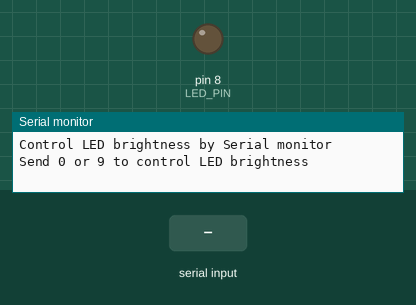
Simulated run of this sketch. Board: Arduino Uno, built with avr-gcc and run on an emulated ATmega328P. On the bench: output pins drawn as LEDs (lit = HIGH), the last lines printed to the serial monitor. The inputs (shaded band) are chosen by the test bench.

Above: at 1.2 s.
1.3 s: "2" received over Serial
At 2.4 s:
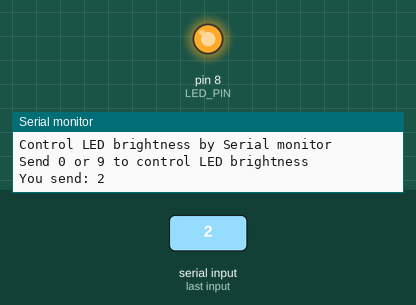
2.8 s: "0" received over Serial
At 3.5 s:
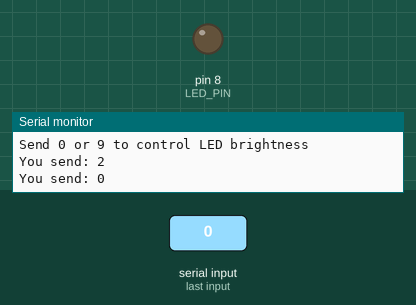
4.3 s: "3" received over Serial
At 4.7 s:
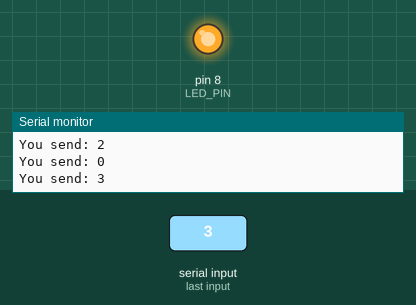
Timing chart, 0 to 7.3 s (numbered marks = the images above; inputs shaded):
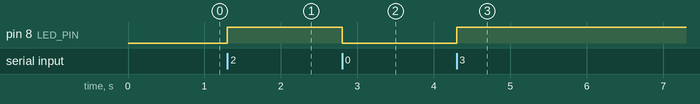

Measured:
- after the input at 1.3 s, pin 8 (LED_PIN): LOW → HIGH at once
- after the input at 2.8 s, pin 8 (LED_PIN): HIGH → LOW at once
- after the input at 4.3 s, pin 8 (LED_PIN): LOW → HIGH at once

The sketch:

control_brigthness_with_serial_monitor.ino
```cpp
int LED_PIN = 8;

void setup() {
  Serial.begin(9600);
  pinMode(LED_PIN,OUTPUT);
  //analogWrite(pin, value);
  //pin: 3, 5, 6, 9, 10, 11
  //value: 0 (always off) - 255 (always on)
  analogWrite(LED_PIN, 127); // middle value
  Serial.println("Control LED brightness by Serial monitor");
  Serial.println("Send 0 or 9 to control LED brightness");
}

void loop() {
  if (Serial.available() > 0) {
    char led_brightness = Serial.read();

    Serial.print("You send: ");
    Serial.print(led_brightness);
    Serial.println();

    switch(led_brightness) {
      case '0':
        analogWrite(LED_PIN, 0);
        break;
      case '1':
        analogWrite(LED_PIN, 100);
        break;
      case '2':
        analogWrite(LED_PIN, 150);
        break;
      case '3':
        analogWrite(LED_PIN, 200);
        break;
      case '4':
        analogWrite(LED_PIN, 250);
        break;
      case '5':
        analogWrite(LED_PIN, 300);
        break;
      case '6':
        analogWrite(LED_PIN, 350);
        break;
      case '7':
        analogWrite(LED_PIN, 400);
        break;
      case '8':
        analogWrite(LED_PIN, 450);
        break;
      case '9':
        analogWrite(LED_PIN, 500);
        break;
    }
  }
}
```
